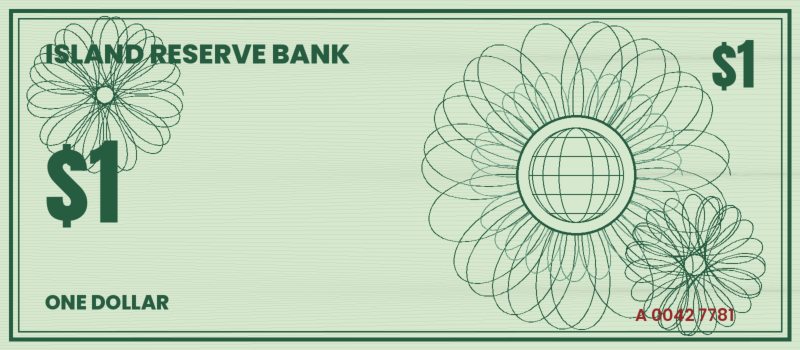
#> input picture assets/tex/note_1.png, 1600 x 700 px (shown at 1/2 size)
$ python -i refphoto.py   (imports and definitions only)
#> lines starting #> are read from the running program, lines starting #| are printed output that depends on the picture
"""Real reference photos as small accents (owner, 2026-11-22): when a Short talks about a real incident, place, object or
document, a real photo of it can appear for a moment, framed as a polaroid, a postage stamp, a photo under a sticky note
or a newspaper clipping, the way a human editor drops in a reference.

Rules (also in the Bible):
- Only freely licensed files from Wikimedia Commons: public domain, CC0 or CC BY (no BY-SA, no NC, no press photos,
  no "fair use" uploads). The licence and author are read from the file's Commons page (WebFetch) and passed here.
- Never a photo of a person's face, famous or not: for a real person show a name card, their date, their invention,
  their place or a document instead. Never graphic, violent or victim imagery, never logos or brand marks.
- Accents, not wallpaper: one to three per Short, a second or two each, in the shot that talks about it.
- Credits go into jobs/<id>/photo_credits.json and are appended to the YouTube description automatically.

The workspace can only fetch Wikimedia's standard thumbnail sizes (upload.wikimedia.org); the Commons pages and API are
read with WebFetch.

  python -m autopilot refphoto get "Apollo 11 Launch - GPN-2000-000630.jpg" --license "Public domain" --author "NASA" \
      --frame polaroid --caption "16 July 1969" --job jobs/<id> --out apollo.png
"""
import hashlib
import io
import json
import math
import os
import random
import subprocess
import urllib.parse

from PIL import Image, ImageDraw, ImageFilter, ImageFont, ImageOps

ROOT = os.path.dirname(os.path.dirname(os.path.abspath(__file__)))
FONTS = os.path.join(ROOT, "fonts")
OK_LICENSES = ("public domain", "pd", "cc0", "cc by 1.0", "cc by 2.0", "cc by 2.5", "cc by 3.0", "cc by 4.0", "cc-by")
THUMB = (1280, 960, 500)                       # Wikimedia's standard thumbnail steps (other sizes are refused)
FRAMES = ("polaroid", "stamp", "sticky", "clipping", "plain")
UA = "TheExplainerBot/1.0 (https://github.com/RookieP2004/shorts-autopilot)"


# [25 lines left out: functions license_ok, thumb_url, download, not called in this run]


def font(name, size):
    return ImageFont.truetype(os.path.join(FONTS, name), size)


# [11 lines left out: function _shadow, not called in this run]


def _crop(img, w, h, focus=(0.5, 0.45)):
    return ImageOps.fit(img, (w, h), Image.LANCZOS, centering=focus)


# [6 lines left out: function _tape, not called in this run]


def frame(img, kind="polaroid", caption="", credit="", seed=0, size=900):
    """returns an RGBA cut-out with soft shadow, ready for an image layer"""
    rng = random.Random(seed)
    if kind == "polaroid":
        pw, ph = size, int(size * 0.92)
        card = Image.new("RGBA", (pw + 80, ph + 230), (250, 248, 242, 255))
        card.paste(_crop(img, pw, ph), (40, 40))
        d = ImageDraw.Draw(card)
        if caption:
            f = font("Caveat.ttf", 92)
            d.text((card.width / 2, ph + 125), caption, font=f, fill=(40, 40, 52), anchor="mm")
        if credit:
            d.text((card.width - 34, card.height - 22), credit, font=font("Poppins-SemiBold.ttf", 20), fill=(150, 150, 150), anchor="rs")
        _tape(d, card.width / 2, 18, 220, 58, rng.uniform(-6, 6), rng)
    elif kind == "stamp":
        pw = ph = size
        inner = _crop(img, pw - 120, ph - 190)
        card = Image.new("RGBA", (pw, ph), (247, 241, 226, 255))
        card.paste(ImageOps.posterize(inner, 6), (60, 60))
        d = ImageDraw.Draw(card)
        r = 22
        for x in range(0, pw + 1, 2 * r + 12):                      # perforations
            for y in (0, ph):
                d.ellipse((x - r, y - r, x + r, y + r), fill=(0, 0, 0, 0))
        for y in range(0, ph + 1, 2 * r + 12):
            for x in (0, pw):
                d.ellipse((x - r, y - r, x + r, y + r), fill=(0, 0, 0, 0))
        if caption:
            d.text((pw / 2, ph - 72), caption.upper(), font=font("Anton-Regular.ttf", 64), fill=(120, 38, 34), anchor="mm")
        if credit:
            d.text((pw - 64, ph - 30), credit, font=font("Poppins-SemiBold.ttf", 18), fill=(150, 140, 120), anchor="rs")
        ov = Image.new("RGBA", card.size, (0, 0, 0, 0))             # a postmark across one corner
        od = ImageDraw.Draw(ov)
        for k in range(3):
            od.ellipse((pw - 360 + k * 14, 40 + k * 14, pw - 80 - k * 14, 320 - k * 14), outline=(40, 40, 60, 120), width=6)
        for k in range(4):
            od.arc((pw - 560, 120 + k * 34, pw - 300, 240 + k * 34), 200, 340, fill=(40, 40, 60, 110), width=6)
        card.alpha_composite(ov)
    elif kind == "sticky":
        pw, ph = size, int(size * 0.7)
        card = Image.new("RGBA", (pw + 40, ph + 300), (0, 0, 0, 0))
        photo = Image.new("RGBA", (pw + 40, ph + 40), (250, 250, 250, 255))
        photo.paste(_crop(img, pw, ph), (20, 20))
        card.alpha_composite(photo, (0, 0))
        note = Image.new("RGBA", (420, 360), (255, 226, 96, 255))
        nd = ImageDraw.Draw(note)
        nd.rectangle((0, 0, 420, 40), fill=(245, 208, 70, 255))
        if caption:
            f = font("PermanentMarker-Regular.ttf", 54)
            words, lines, cur = caption.split(), [], ""
            for w_ in words:
                if nd.textlength((cur + " " + w_).strip(), font=f) > 360:
                    lines.append(cur); cur = w_
                else:
                    cur = (cur + " " + w_).strip()
            lines.append(cur)
            for i, l in enumerate(lines[:4]):
                nd.text((210, 110 + i * 66), l, font=f, fill=(40, 40, 52), anchor="mm")
        note = note.rotate(rng.uniform(4, 9), expand=True, resample=Image.BICUBIC)
        card.alpha_composite(note, (pw - 380, ph - 120))
        d = ImageDraw.Draw(card)
        d.ellipse((pw / 2 - 24, -4, pw / 2 + 24, 44), fill=(210, 50, 50, 255))   # pushpin
        d.ellipse((pw / 2 - 10, 6, pw / 2 + 4, 20), fill=(255, 160, 160, 255))
        if credit:
            d.text((26, ph + 70), credit, font=font("Poppins-SemiBold.ttf", 20), fill=(235, 235, 235), anchor="ls")
    elif kind == "clipping":
        pw, ph = size, int(size * 0.66)
        card = Image.new("RGBA", (pw + 80, ph + 260), (236, 229, 212, 255))
        g = ImageOps.grayscale(_crop(img, pw, ph)).convert("RGB")
        card.paste(ImageOps.colorize(ImageOps.grayscale(g), (40, 34, 28), (236, 229, 212)), (40, 150))
        d = ImageDraw.Draw(card)
        if caption:
            d.text((card.width / 2, 80), caption.upper(), font=font("SpecialElite-Regular.ttf", 58), fill=(30, 26, 22), anchor="mm")
        for y in range(ph + 180, ph + 250, 18):                     # body-text lines (blank, our own clipping)
            d.rectangle((40, y, card.width - 40 - rng.randint(0, 200), y + 6), fill=(150, 142, 126))
        if credit:
            d.text((card.width - 40, ph + 172), credit, font=font("Poppins-SemiBold.ttf", 18), fill=(120, 110, 96), anchor="rs")
        m = Image.new("L", card.size, 255)                            # torn edges
        md = ImageDraw.Draw(m)
        for edge in ("top", "bottom"):
            pts = [(0, 0 if edge == "top" else card.height)]
            for x in range(0, card.width + 20, 20):
                yy = rng.randint(0, 14)
                pts.append((x, yy if edge == "top" else card.height - yy))
            pts.append((card.width, 0 if edge == "top" else card.height))
            md.polygon(pts, fill=0)
        card.putalpha(m)
    else:
        pw, ph = size, int(size * 0.75)
        card = Image.new("RGBA", (pw, ph), (0, 0, 0, 0))
        m = Image.new("L", (pw, ph), 0)
        ImageDraw.Draw(m).rounded_rectangle((0, 0, pw, ph), 36, fill=255)
        card.paste(_crop(img, pw, ph), (0, 0), m)
        if credit:
            ImageDraw.Draw(card).text((pw - 24, ph - 20), credit, font=font("Poppins-SemiBold.ttf", 20), fill=(240, 240, 240), anchor="rs")
    card = card.rotate(rng.uniform(-5, 5), expand=True, resample=Image.BICUBIC)
    return _shadow(card)


def credit_line(name, author, lic):
    page = "https://commons.wikimedia.org/wiki/File:" + urllib.parse.quote(name.replace("File:", "").replace(" ", "_"))
    return f"{author} ({lic}), via Wikimedia Commons: {page}"


# [17 lines left out: function get, not called in this run]


def credits(job_dir):
    cp = os.path.join(job_dir, "photo_credits.json") if job_dir else None
    return json.load(open(cp)) if cp and os.path.exists(cp) else []

>>> import cv2
>>> picture = cv2.imread('../assets/tex/note_1.png', cv2.IMREAD_GRAYSCALE)
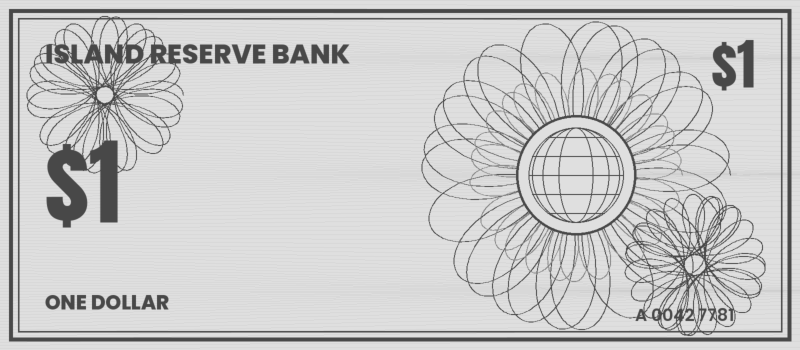
#> picture: shape (700, 1600) (shown at 1/2 size); min 71, max 223, mean 201.3
>>> result = frame(picture)
#> in frame, `card = Image.new("RGBA", (pw + 80, ph + 230), (250, 248, 242, 255))`:
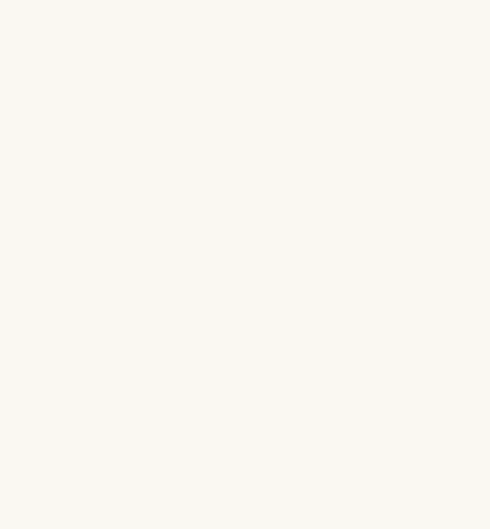
#> card: PIL image 980x1058 RGBA (shown at 1/2 size); mean R, G, B, A 250, 248, 242, 255
#> (the run stopped early here; a loop or call above may not have finished)

$ run again, on assets/tex/receipt.png
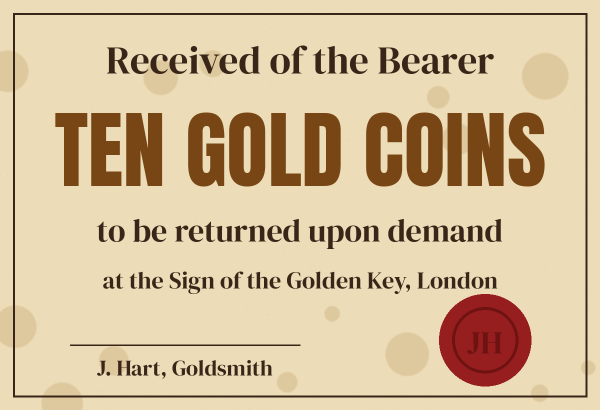
#> input picture assets/tex/receipt.png, 1200 x 820 px (shown at 1/2 size)
#> `picture = cv2.imread('../assets/tex/note_1.png', cv2.IMREAD_GRAYSCALE)`:
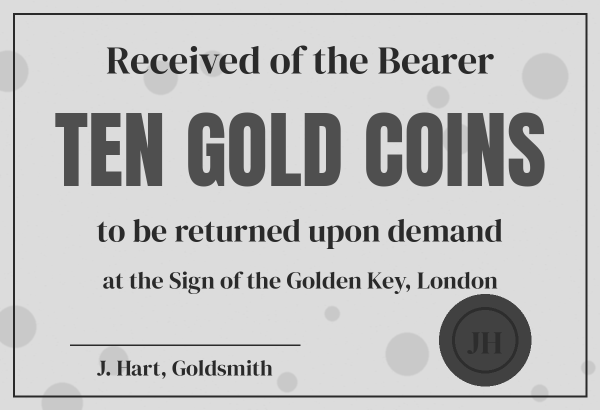
#> picture: shape (820, 1200) (shown at 1/2 size); min 42, max 220, mean 192.1
